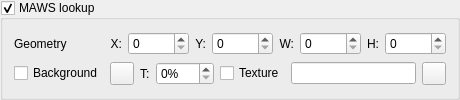
                 <widget class="QGroupBox" name="groupBoxMAWS">
                  <property name="toolTip">
                   <string>Control display of MAWS lookup</string>
                  </property>
                  <property name="title">
                   <string>MAWS lookup</string>
                  </property>
                  <property name="checkable">
                   <bool>true</bool>
                  </property>
                  <property name="checked">
                   <bool>true</bool>
                  </property>
                  <layout class="QGridLayout" name="gridLayout_17">
                   <item row="0" column="0">
                    <widget class="QLabel" name="labelSceneMAWSGeometry">
                     <property name="text">
                      <string>Geometry</string>
                     </property>
                    </widget>
                   </item>
                   <item row="0" column="1">
                    <layout class="QHBoxLayout" name="horizontalLayout_19">
                     <item>
                      <widget class="QLabel" name="label_61">
                       <property name="sizePolicy">
                        <sizepolicy hsizetype="Fixed" vsizetype="Preferred">
                         <horstretch>0</horstretch>
                         <verstretch>0</verstretch>
                        </sizepolicy>
                       </property>
                       <property name="text">
                        <string>X:</string>
                       </property>
                       <property name="alignment">
                        <set>Qt::AlignRight|Qt::AlignTrailing|Qt::AlignVCenter</set>
                       </property>
                      </widget>
                     </item>
                     <item>
                      <widget class="QSpinBox" name="spinBoxSceneMAWSPosX">
                       <property name="toolTip">
                        <string>X coordinate of item position</string>
                       </property>
                       <property name="maximum">
                        <number>99999</number>
                       </property>
                      </widget>
                     </item>
                     <item>
                      <widget class="QLabel" name="label_62">
                       <property name="sizePolicy">
                        <sizepolicy hsizetype="Fixed" vsizetype="Preferred">
                         <horstretch>0</horstretch>
                         <verstretch>0</verstretch>
                        </sizepolicy>
                       </property>
                       <property name="text">
                        <string>Y:</string>
                       </property>
                       <property name="alignment">
                        <set>Qt::AlignRight|Qt::AlignTrailing|Qt::AlignVCenter</set>
                       </property>
                      </widget>
                     </item>
                     <item>
                      <widget class="QSpinBox" name="spinBoxSceneMAWSPosY">
                       <property name="toolTip">
                        <string>Y coordinate of item position</string>
                       </property>
                       <property name="maximum">
                        <number>99999</number>
                       </property>
                      </widget>
                     </item>
                     <item>
                      <widget class="QLabel" name="label_63">
                       <property name="sizePolicy">
                        <sizepolicy hsizetype="Fixed" vsizetype="Preferred">
                         <horstretch>0</horstretch>
                         <verstretch>0</verstretch>
                        </sizepolicy>
                       </property>
                       <property name="text">
                        <string>W:</string>
                       </property>
                       <property name="alignment">
                        <set>Qt::AlignRight|Qt::AlignTrailing|Qt::AlignVCenter</set>
                       </property>
                      </widget>
                     </item>
                     <item>
                      <widget class="QSpinBox" name="spinBoxSceneMAWSWidth">
                       <property name="toolTip">
                        <string>Item width</string>
                       </property>
                       <property name="maximum">
                        <number>99999</number>
                       </property>
                      </widget>
                     </item>
                     <item>
                      <widget class="QLabel" name="label_64">
                       <property name="sizePolicy">
                        <sizepolicy hsizetype="Fixed" vsizetype="Preferred">
                         <horstretch>0</horstretch>
                         <verstretch>0</verstretch>
                        </sizepolicy>
                       </property>
                       <property name="text">
                        <string>H:</string>
                       </property>
                       <property name="alignment">
                        <set>Qt::AlignRight|Qt::AlignTrailing|Qt::AlignVCenter</set>
                       </property>
                      </widget>
                     </item>
                     <item>
                      <widget class="QSpinBox" name="spinBoxSceneMAWSHeight">
                       <property name="toolTip">
                        <string>Item height</string>
                       </property>
                       <property name="maximum">
                        <number>99999</number>
                       </property>
                      </widget>
                     </item>
                    </layout>
                   </item>
                   <item row="1" column="0">
                    <widget class="QCheckBox" name="checkBoxSceneMAWSBackground">
                     <property name="toolTip">
                      <string>Use background for this item</string>
                     </property>
                     <property name="text">
                      <string>Background</string>
                     </property>
                    </widget>
                   </item>
                   <item row="1" column="1">
                    <layout class="QHBoxLayout" name="horizontalLayout_20">
                     <item>
                      <widget class="QToolButton" name="toolButtonSceneMAWSBackgroundColor">
                       <property name="sizePolicy">
                        <sizepolicy hsizetype="Minimum" vsizetype="Minimum">
                         <horstretch>0</horstretch>
                         <verstretch>0</verstretch>
                        </sizepolicy>
                       </property>
                       <property name="toolTip">
                        <string>Select background color</string>
                       </property>
                       <property name="text">
                        <string/>
                       </property>
                       <property name="icon">
                        <iconset resource="../qmc2.qrc">
                         <normaloff>:/data/img/colors.png</normaloff>:/data/img/colors.png</iconset>
                       </property>
                      </widget>
                     </item>
                     <item>
                      <widget class="QLabel" name="label_65">
                       <property name="text">
                        <string>T:</string>
                       </property>
                      </widget>
                     </item>
                     <item>
                      <widget class="QSpinBox" name="spinBoxSceneMAWSBackgroundTransparency">
                       <property name="toolTip">
                        <string>Select background transparency</string>
                       </property>
                       <property name="suffix">
                        <string>%</string>
                       </property>
                       <property name="maximum">
                        <number>100</number>
                       </property>
                      </widget>
                     </item>
                     <item>
                      <widget class="QCheckBox" name="checkBoxSceneMAWSBackgroundTexture">
                       <property name="toolTip">
                        <string>Use texture bitmap for background</string>
                       </property>
                       <property name="text">
                        <string>Texture</string>
                       </property>
                      </widget>
                     </item>
                     <item>
                      <widget class="QLineEdit" name="lineEditSceneMAWSBackgroundTexture">
                       <property name="toolTip">
                        <string>Texture bitmap for background</string>
                       </property>
                      </widget>
                     </item>
                     <item>
                      <widget class="QToolButton" name="toolButtonBrowseSceneMAWSBackgroundTexture">
                       <property name="sizePolicy">
                        <sizepolicy hsizetype="Fixed" vsizetype="Fixed">
                         <horstretch>0</horstretch>
                         <verstretch>0</verstretch>
                        </sizepolicy>
                       </property>
                       <property name="toolTip">
                        <string>Browse texture bitmap for background</string>
                       </property>
                       <property name="icon">
                        <iconset resource="../qmc2.qrc">
                         <normaloff>:/data/img/fileopen.png</normaloff>:/data/img/fileopen.png</iconset>
                       </property>
                      </widget>
                     </item>
                    </layout>
                   </item>
                  </layout>
                 </widget>
